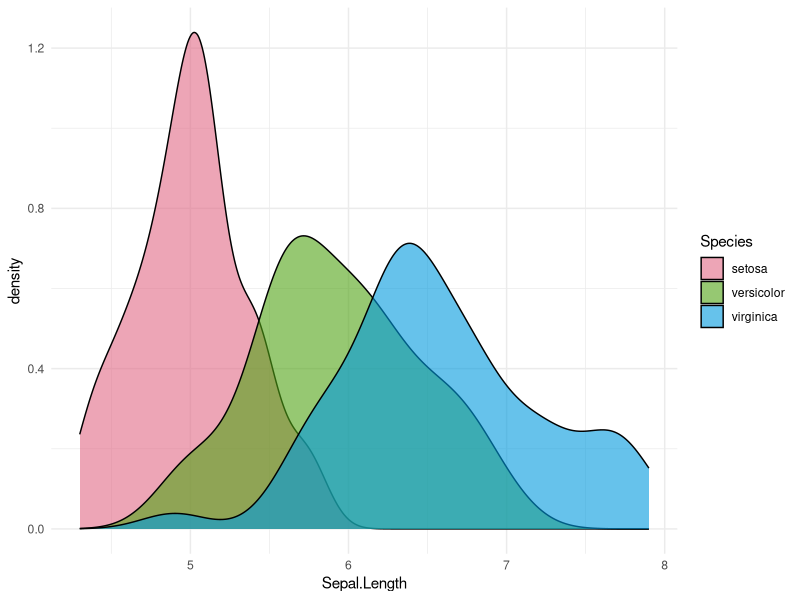
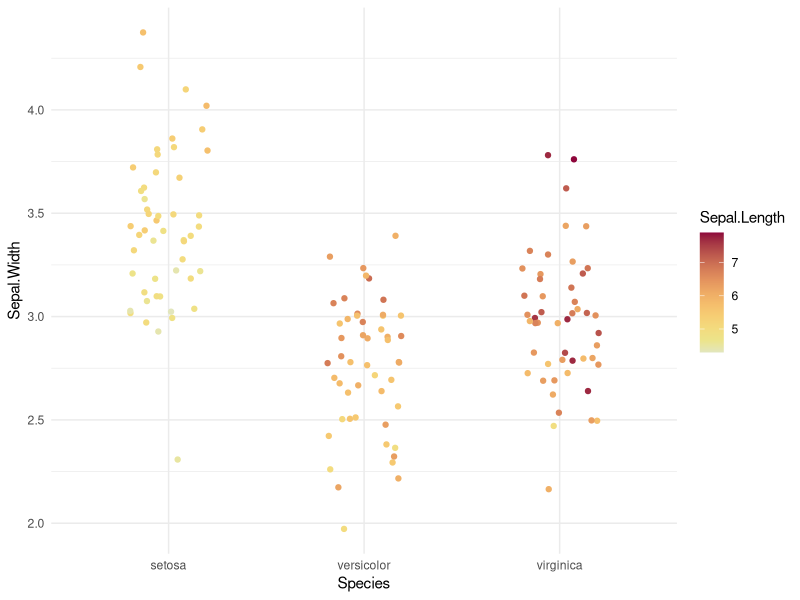
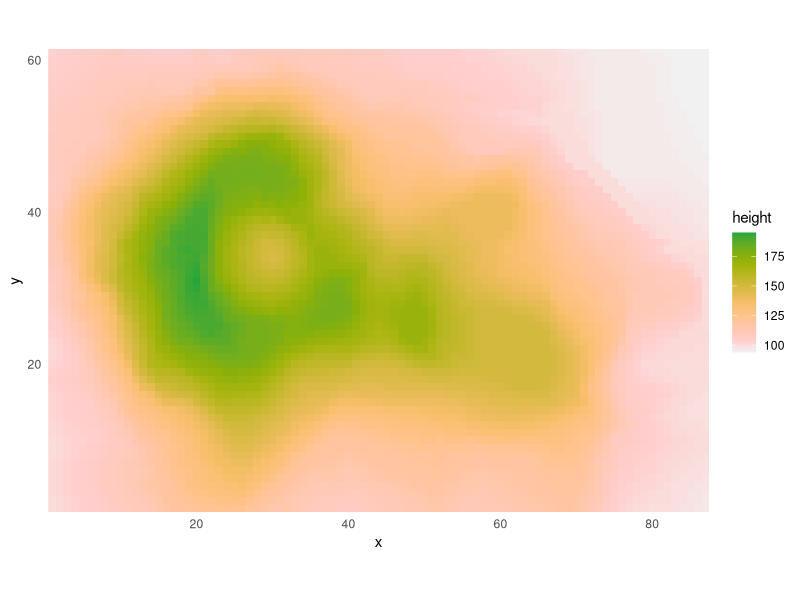
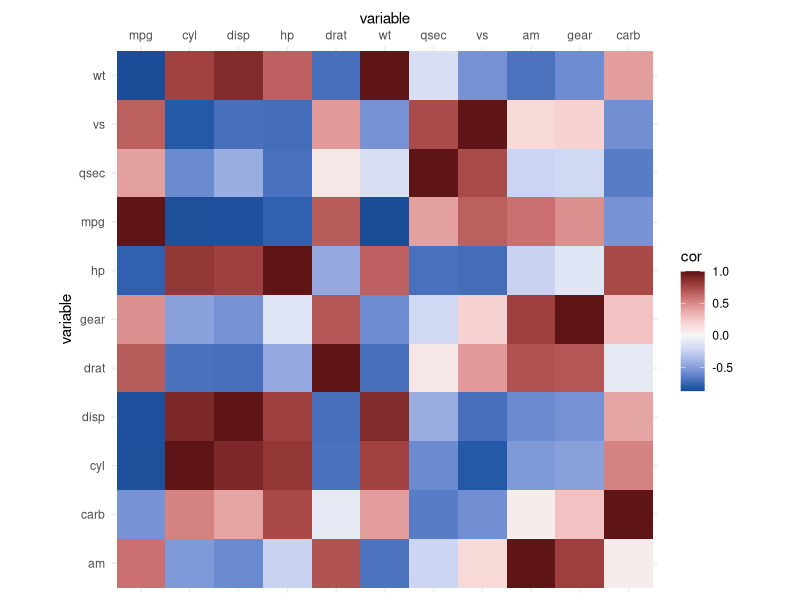
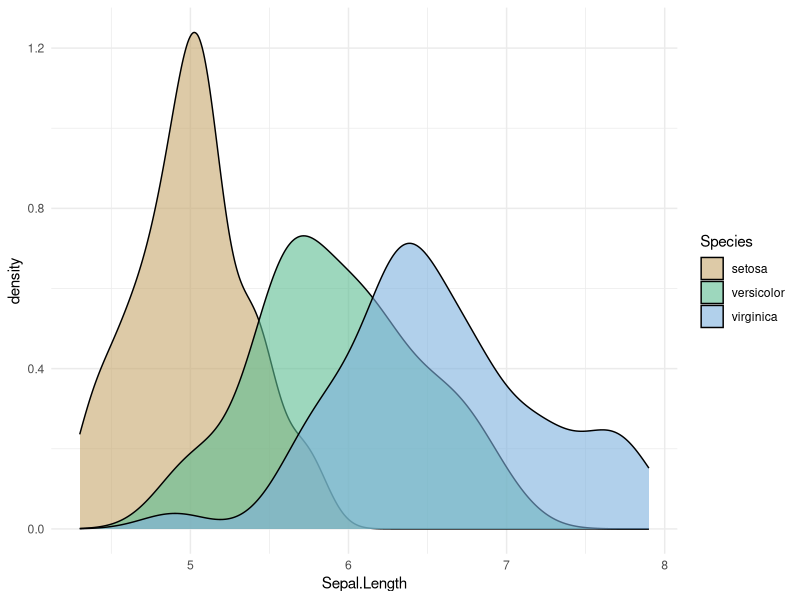
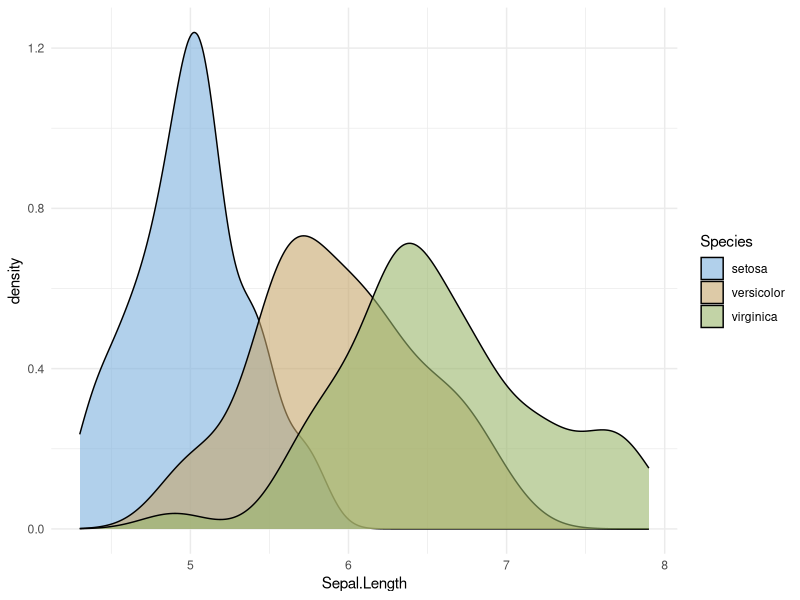
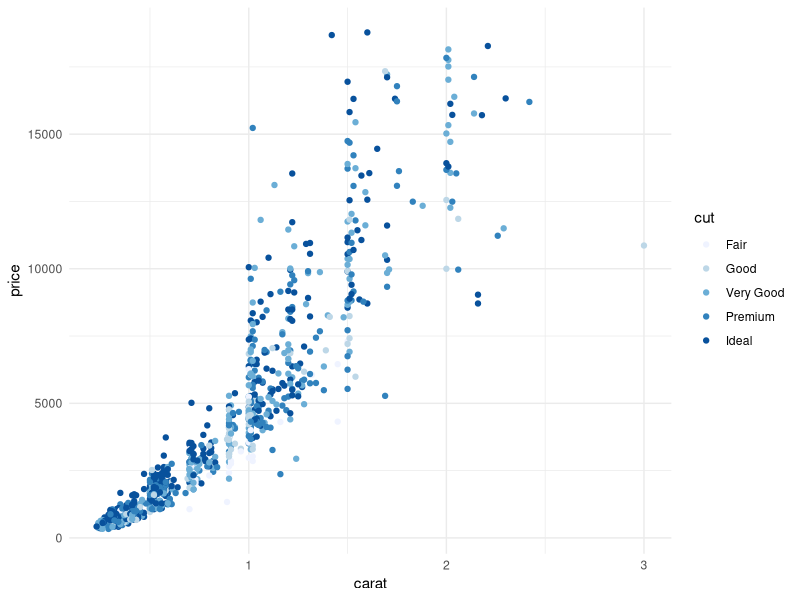
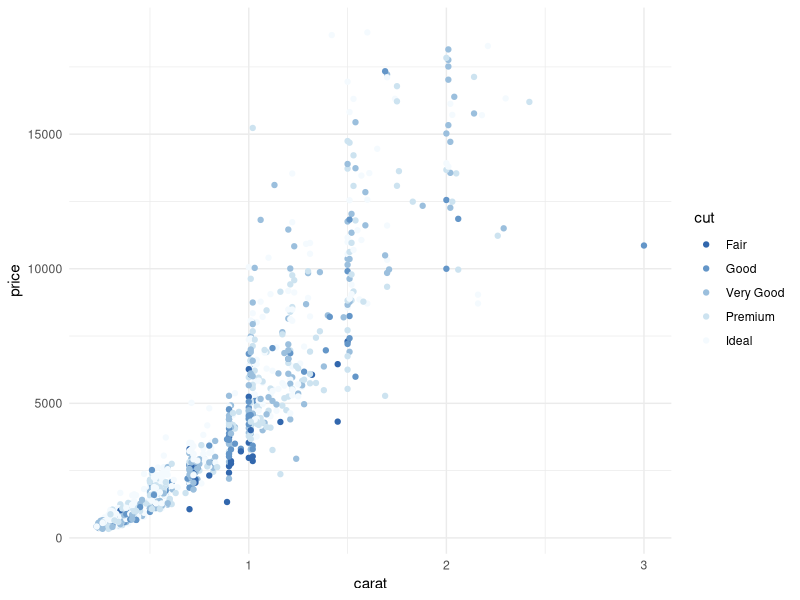

Write the R code that produced these figures, in order.
## ---- chunk 1
library("colorspace")
library("ggplot2")
theme_set(theme_minimal())
set.seed(403)
## ---- chunk 2
ggplot(iris, aes(x = Sepal.Length, fill = Species)) + geom_density(alpha = 0.6) +
  scale_fill_discrete_qualitative()
## ---- chunk 3
ggplot(iris, aes(x = Species, y = Sepal.Width, color = Sepal.Length)) + geom_jitter(width = 0.2) +
  scale_color_continuous_sequential(palette = "Heat")
## ---- chunk 4
nx = 87
ny = 61
df <- data.frame(height = c(volcano), x = rep(1:nx, ny), y = rep(1:ny, each = nx))
ggplot(df, aes(x, y, fill = height)) + 
  geom_raster() + 
  coord_fixed(expand = FALSE) +
  scale_fill_continuous_sequential(palette = "Terrain")
## ---- chunk 5
cm <- cor(mtcars)
df_wide <- as.data.frame(cm)
df_long <- stack(df_wide)
names(df_long) <- c("cor", "var1")
df_long <- cbind(df_long, var2 = rep(rownames(cm), length(rownames(cm))))
ggplot(df_long, aes(var1, var2, fill=cor)) + 
  geom_tile() + 
  coord_fixed() +
  ylab("variable") +
  scale_x_discrete(position = "top", name = "variable") +
  scale_fill_continuous_diverging("Blue-Red 3")
## ---- chunk 6
ggplot(iris, aes(x = Sepal.Length, fill = Species)) + geom_density(alpha = 0.6) +
  scale_fill_discrete_qualitative(palette = "Harmonic")
## ---- chunk 7
ggplot(iris, aes(x = Sepal.Length, fill = Species)) + geom_density(alpha = 0.6) +
  scale_fill_discrete_qualitative(palette = "Harmonic", nmax = 5, order = c(5, 1, 2))
## ---- chunk 8
dsamp <- diamonds[sample(nrow(diamonds), 1000), ]
gg <- ggplot(dsamp, aes(carat, price, color = cut)) + geom_point()
gg + scale_color_brewer(palette = "Blues")
## ---- chunk 9
gg + scale_color_discrete_sequential(palette = "Blues", nmax = 6, order = 5:1)
## ---- chunk 10
ggplot(iris, aes(x = Species, y = Sepal.Width, color = Sepal.Length)) + geom_jitter(width = 0.2) +
  scale_color_continuous_sequential(palette = "Terrain")
## ---- chunk 11
ggplot(iris, aes(x = Species, y = Sepal.Width, color = Sepal.Length)) + geom_jitter(width = 0.2) +
  scale_color_continuous_sequential(palette = "Terrain", h2 = 80)
## ---- chunk 12
cm <- cor(mtcars)
df_wide <- as.data.frame(cm)
df_long <- stack(df_wide)
names(df_long) <- c("cor", "var1")
df_long <- cbind(df_long, var2 = rep(rownames(cm), length(rownames(cm))))
gg <- ggplot(df_long, aes(var1, var2, fill=cor)) + 
  geom_tile() + 
  coord_fixed() +
  ylab("variable") +
  scale_x_discrete(position = "top", name = "variable")

gg + scale_fill_continuous_diverging(palette = "Purple-Green")
## ---- chunk 13
gg + scale_fill_continuous_diverging(palette = "Purple-Green", p1 = 3)
## ---- chunk 14
ggplot(iris, aes(x = Species, y = Sepal.Width, color = Sepal.Length)) + geom_jitter(width = 0.2) +
  scale_color_continuous_sequential(palette = "Viridis")
## ---- chunk 15
ggplot(iris, aes(x = Species, y = Sepal.Width, color = Sepal.Length)) + geom_jitter(width = 0.2) +
  scale_color_continuous_sequential(palette = "Viridis", begin = 0.15, end = 0.9) 
## ---- chunk 16
ggplot(iris, aes(x = Species, y = Sepal.Width, color = Sepal.Length)) + geom_jitter(width = 0.2) +
  scale_color_continuous_sequential(palette = "Viridis", rev = TRUE)
## ---- chunk 17
hcl_palettes(plot = TRUE)
